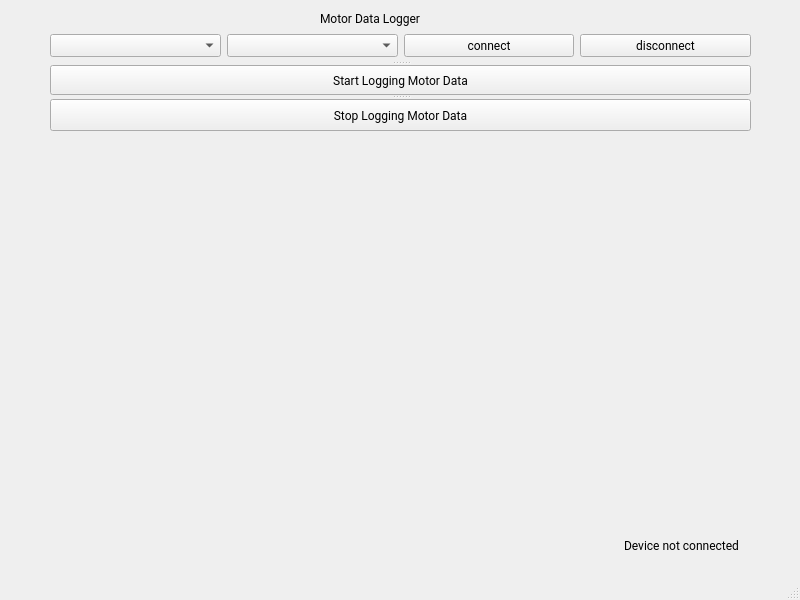
<?xml version="1.0" encoding="UTF-8"?>
<ui version="4.0">
 <class>MotorDataLogger</class>
 <widget class="QMainWindow" name="MotorDataLogger">
  <property name="geometry">
   <rect>
    <x>0</x>
    <y>0</y>
    <width>800</width>
    <height>600</height>
   </rect>
  </property>
  <property name="font">
   <font>
    <family>Roboto</family>
   </font>
  </property>
  <property name="windowTitle">
   <string>MotorDataLogger</string>
  </property>
  <widget class="QWidget" name="centralwidget">
   <widget class="QLabel" name="heading">
    <property name="geometry">
     <rect>
      <x>320</x>
      <y>10</y>
      <width>130</width>
      <height>17</height>
     </rect>
    </property>
    <property name="text">
     <string>Motor Data Logger</string>
    </property>
   </widget>
   <widget class="QLabel" name="labelConnected">
    <property name="geometry">
     <rect>
      <x>576</x>
      <y>530</y>
      <width>211</width>
      <height>31</height>
     </rect>
    </property>
    <property name="text">
     <string>Device not connected</string>
    </property>
    <property name="alignment">
     <set>Qt::AlignCenter</set>
    </property>
   </widget>
   <widget class="QSplitter" name="splitter_2">
    <property name="geometry">
     <rect>
      <x>50</x>
      <y>30</y>
      <width>701</width>
      <height>101</height>
     </rect>
    </property>
    <property name="orientation">
     <enum>Qt::Vertical</enum>
    </property>
    <widget class="QSplitter" name="splitter">
     <property name="orientation">
      <enum>Qt::Vertical</enum>
     </property>
     <widget class="QWidget" name="">
      <layout class="QHBoxLayout" name="horizontalLayout">
       <item>
        <widget class="QComboBox" name="portList"/>
       </item>
       <item>
        <widget class="QComboBox" name="baudList"/>
       </item>
       <item>
        <widget class="QPushButton" name="connectPushBtn">
         <property name="text">
          <string>connect</string>
         </property>
        </widget>
       </item>
       <item>
        <widget class="QPushButton" name="disconnectPushBtn">
         <property name="text">
          <string>disconnect</string>
         </property>
        </widget>
       </item>
      </layout>
     </widget>
     <widget class="QPushButton" name="pushButton">
      <property name="text">
       <string>Start Logging Motor Data</string>
      </property>
     </widget>
    </widget>
    <widget class="QPushButton" name="pushButton_2">
     <property name="text">
      <string>Stop Logging Motor Data</string>
     </property>
    </widget>
   </widget>
  </widget>
  <widget class="QMenuBar" name="menubar">
   <property name="geometry">
    <rect>
     <x>0</x>
     <y>0</y>
     <width>800</width>
     <height>26</height>
    </rect>
   </property>
  </widget>
  <widget class="QStatusBar" name="statusbar"/>
 </widget>
 <resources/>
 <connections/>
</ui>
